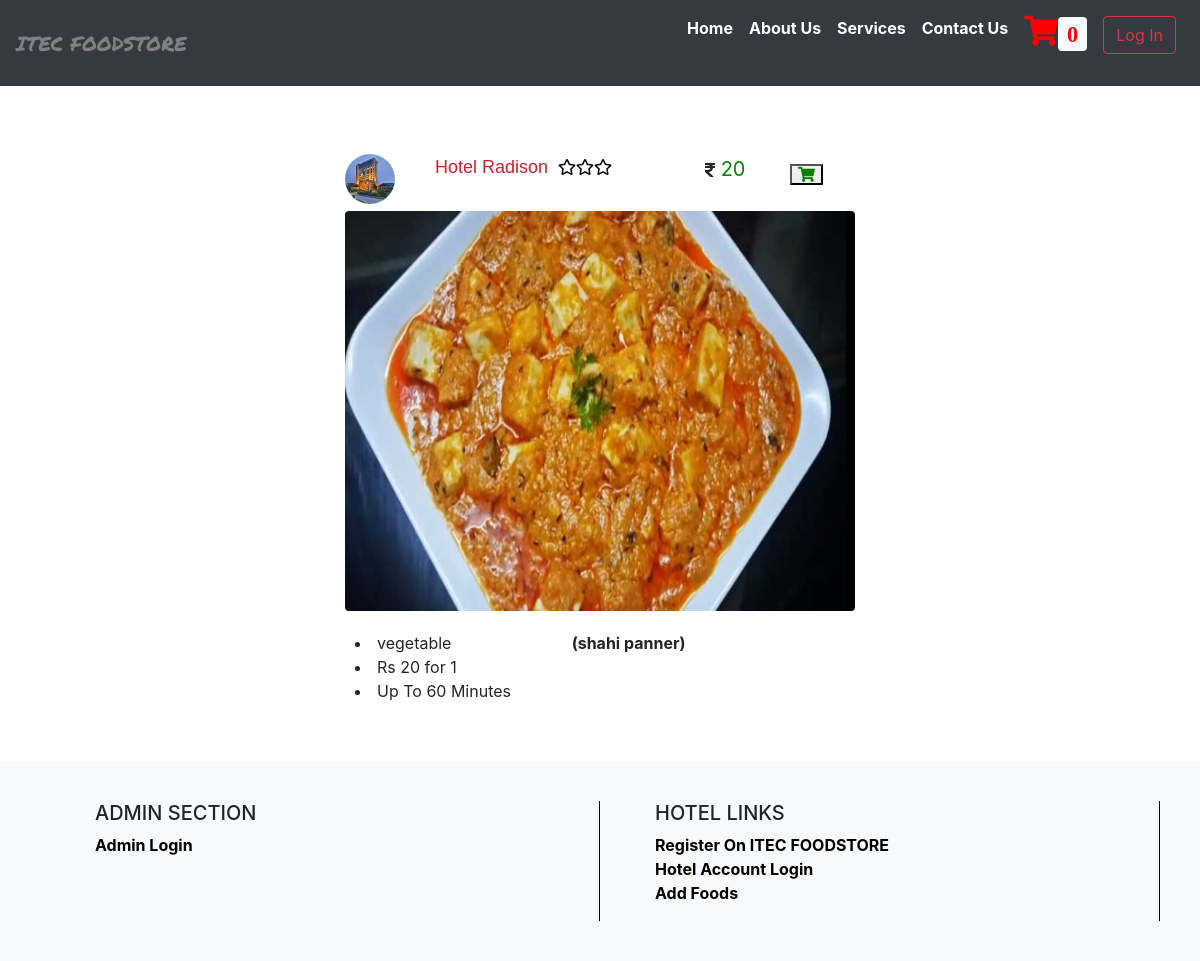
The app's page /searchfood.php?food_id=3 (signed in) with its own data.
### tables this page shows
CREATE TABLE IF NOT EXISTS `tbfood` (
  `food_id` int(11) NOT NULL AUTO_INCREMENT,
  `fldvendor_id` int(11) NOT NULL,
  `foodname` varchar(100) NOT NULL,
  `cost` bigint(15) NOT NULL,
  `cuisines` varchar(50) NOT NULL,
  `paymentmode` varchar(50) NOT NULL,
  `fldimage` varchar(1000) NOT NULL,
  PRIMARY KEY (`food_id`),
  KEY `fldvendor_id` (`fldvendor_id`)
);

CREATE TABLE IF NOT EXISTS `tblvendor` (
  `fldvendor_id` int(10) NOT NULL AUTO_INCREMENT,
  `fld_name` varchar(30) NOT NULL,
  `fld_email` varchar(50) NOT NULL,
  `fld_password` varchar(50) NOT NULL,
  `fld_mob` bigint(10) NOT NULL,
  `fld_phone` bigint(10) NOT NULL,
  `fld_address` varchar(50) NOT NULL,
  `fld_logo` varchar(250) NOT NULL,
  PRIMARY KEY (`fldvendor_id`)
);

### searchfood.php (the view, shortened to what this page needs)
<?php
include("connection.php");
extract($_REQUEST);
if(isset($_SESSION['cust_id']))
{
	 $cust_id=$_SESSION['cust_id'];
	 $qq=mysqli_query($con,"select * from tblcustomer where fld_email='$cust_id'");
	 $qqr= mysqli_fetch_array($qq);
}
else
{
	$cust_id="";
}
if(isset($food_id))
{
$fid= $food_id;
}
else
{
	header("location:index.php");
}
?>
<html>
  <head>
	 <link rel="stylesheet" href="https://stackpath.bootstrapcdn.com/bootstrap/4.3.1/css/bootstrap.min.css">
     <link rel="stylesheet" href="https://use.fontawesome.com/releases/v5.8.1/css/all.css">
  </head>
	<body>
<nav class="navbar navbar-expand-lg navbar-light bg-dark fixed-top">
    <a class="navbar-brand" href="index.php"><span style="color:gray;font-family: 'Permanent Marker', cursive;">ITEC FOODSTORE</span></a>&nbsp;&nbsp;&nbsp;&nbsp;&nbsp;&nbsp;
    <div class="collapse navbar-collapse" id="navbarResponsive">
      <ul class="navbar-nav ml-auto">
		  <li class="nav-item">
		     <a href="index.php" style="color:white;" class="nav-link">Home</a>
		  </li>
		  <li class="nav-item">
		     <a href="aboutus.php" style="color:white;" class="nav-link">About Us</a>
		  </li>
		  <li class="nav-item">
		     <a href="services.php" style="color:white;" class="nav-link">Services</a>
		  </li>
		  <li class="nav-item">
		     <a href="contact.php" style="color:white;" class="nav-link">Contact Us</a>
		  </li>
		  <?php
			if(empty($cust_id))
			{
			?>
			<li class="nav-item">
			  <a href="form/index.php?msg=you must be login first" class="nav-link"><span style="color:red;  font-size:30px;"><i class="fa fa-shopping-cart" aria-hidden="true"><span style="color:red;" id="cart"  class="badge badge-light">0</span></i></span></a>
		    </li>
			<li class="nav-item">
			<a  class="nav-link"><form method="post"><button class="btn btn-outline-danger my-2 my-sm-0" name="login" type="submit">Log In</button></form></a>
            </li>
			<?php
			}
			?>
      </ul>
    </div>
</nav>
<br><br><br><br>
<div class="container-fluid" >
<br><br>
<div class="row">
   <div class="col-sm-3"></div>
   <div class="col-sm-6" >
   <?php
	  $query=mysqli_query($con,"select tblvendor.fld_email,tblvendor.fld_name,tblvendor.fld_mob,
	  tblvendor.fld_phone,tblvendor.fld_address,tblvendor.fld_logo,tbfood.foodname,tbfood.cost,
	  tbfood.cuisines,tbfood.paymentmode,tbfood.fldimage from tblvendor inner join
	  tbfood on tblvendor.fldvendor_id=tbfood.fldvendor_id where tbfood.food_id='$fid'");
	  if(mysqli_num_rows($query))
	  {
	  while($res=mysqli_fetch_assoc($query))
	  {
		   $hotel_logo= "image/restaurant/".$res['fld_email']."/".$res['fld_logo'];
		   $food_pic= "image/restaurant/".$res['fld_email']."/foodimages/".$res['fldimage'];
	  ?>
	  <div class="container-fluid">
	  <div class="container-fluid">
	     <div class="row" style="padding-top:10px; ">
		      <div class="col-sm-2"><img src="<?php echo $hotel_logo; ?>" class="rounded-circle" height="50px" width="50px" alt="Cinque Terre"></div>
		      <div class="col-sm-6">
		                     <span style="font-family: 'Miriam Libre', sans-serif; font-size:18px;color:#CB202D;">
		 <?php echo $res['fld_name']; ?></span><span style="color:black; margin-left:10px;"><i class="far fa-star"></i><i class="far fa-star"></i><i class="far fa-star"></i></span>
        </div>
		 <div class="col-sm-2"><i class="fas fa-rupee-sign"></i><span style="color:green; font-size:20px;"> <?php echo $res['cost']; ?></span></div>
		 <form method="post">
		 <div class="col-sm-2" style="text-align:left;padding:10px; font-size:15px;"><button type="submit" name="addtocart" value="<?php echo $fid; ?>")" ><span style="color:green;" <i class="fa fa-shopping-cart" aria-hidden="true"></i></span></button></div>
		 </form>
		 </div>
	  </div>
	  <div class="container-fluid">
	  <div class="row" style="padding:10px;padding-top:0px;padding-right:0px; padding-left:0px;">
		 <div class="col-sm-12"><img src="<?php echo $food_pic; ?>" class="rounded" height="400px" width="100%" alt="Cinque Terre"></div>
		 </div>
	  </div>
	  <div class="container-fluid">
	     <div class="row" style="padding:10px; ">
		 <div class="col-sm-5">
		 <span><li><?php echo $res['cuisines']; ?></li></span>
		 <span><li><?php echo "Rs ".$res['cost']; ?>&nbsp;for 1</li></span>
		 <span><li>Up To 60 Minutes</li></span>
		 </div>
		 <div class="col-sm-6" style="">
		 <b><?php echo"(" .$res['foodname'].")"?></b>
		 </div>
		 </div>
	  </div>
	<?php
	  }
	  }
	  else
	  {
	?>
	<div class="row"><div class="col-sm-12" style="color:red;"><?php echo "sorry No Record Found For This Order";?></div></div>
	<?php
	  }
	?>
	</div>
   </div>
   <div class="col-sm-3"></div>
</div>
</div>
<br><br>
	     <?php
		 include("footer.php");
		 ?>
</body>
</html>

### searchfood.php (style rules this page uses)
ul li { list-style:none; }
ul li a { color:black; font-weight:bold; }

### records on screen
tbfood: fldvendor.fld_logo (picture), fldvendor.fld_name "Hotel Radison", cost "20", fldvendor+fldimage (picture), cuisines "vegetable", foodname "shahi panner"
